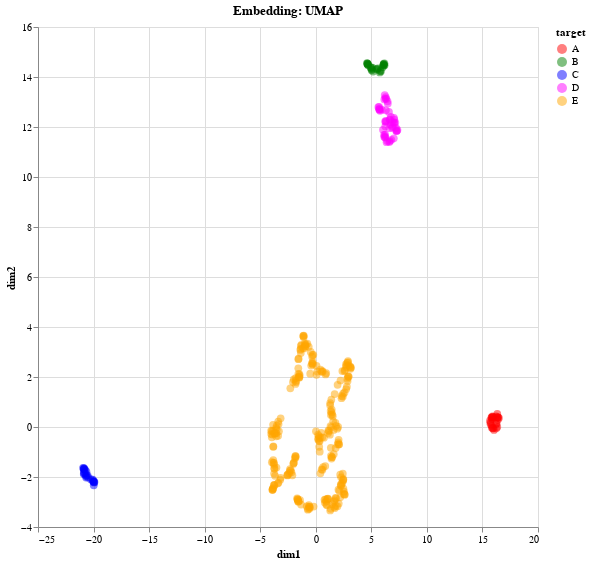

Notebook source saved alongside this figure:
### Markdown cell above
##### Plot data in low-dimensional space

Now, we plot the data in the low-dimensional space, see below. Investigate the UMAP and t-SNE embeddings for smaller and larger values for neighbors and perplexity, respectively. Depending on the values, we observe that the non-linear data structure ‘C-in-E’ is separated in two clusters (or not). While the separation of the 'C-in-E' structure is not possible with PCA, see ML Explainer ‘how-does-pca-work’.

### Code cell
alt.Chart(df_X_embedding).mark_circle(size=60, opacity = 0.5).encode(
    x     = 'dim1',
    y     = 'dim2',
    color = alt.Color(
        'target',
        scale=alt.Scale(
            domain = list(dc_color.keys()),
            range  = list(dc_color.values())
        )
    )
).properties(
    width  = 500,
    height = 500,
    title = f"Embedding: {c_embedding}"
).interactive()

### Figure 1 — Vega-Lite specification as saved in the notebook (floating-point values rounded to 4 significant figures; data arrays with more than 128 entries replaced by an {"elided": "..."} marker saying what was removed)
{"config": {"view": {"continuousWidth": 300, "continuousHeight": 300}}, "data": {"name": "data-92c733e42a041d896fd61f6a8dc8e432"}, "mark": {"type": "circle", "opacity": 0.5, "size": 60}, "encoding": {"color": {"field": "target", "scale": {"domain": ["A", "B", "C", "D", "E"], "range": ["red", "green", "blue", "magenta", "orange"]}, "type": "nominal"}, "x": {"field": "dim1", "type": "quantitative"}, "y": {"field": "dim2", "type": "quantitative"}}, "height": 500, "params": [{"name": "param_2", "select": {"type": "interval", "encodings": ["x", "y"]}, "bind": "scales"}], "title": "Embedding: UMAP", "width": 500, "$schema": "https://vega.github.io/schema/vega-lite/v5.14.1.json", "datasets": {"data-92c733e42a041d896fd61f6a8dc8e432": {"elided": "375 records"}}}
